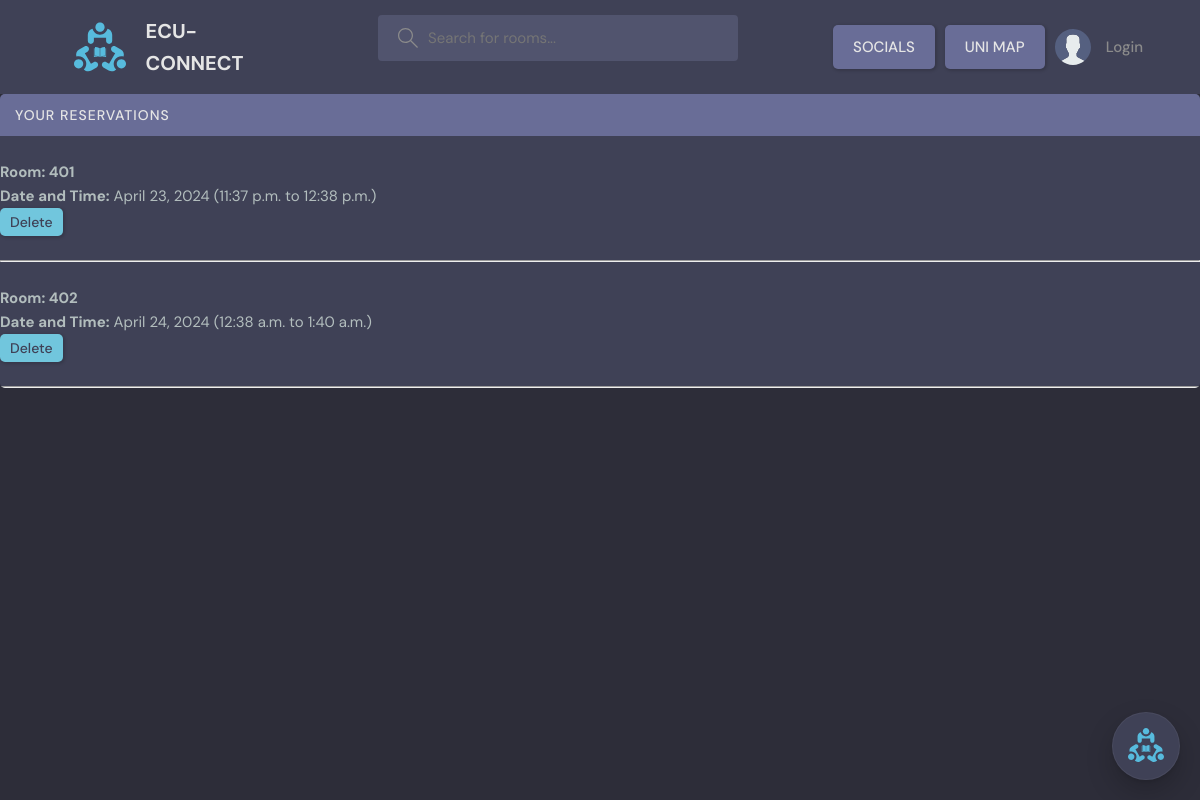
/view_reservation/, run on the app's committed database.
### base/models.py (models this page shows, shortened)
class Reservation(models.Model):
    room = models.ForeignKey(Room, on_delete=models.CASCADE)
    user_id = models.CharField(max_length=100)
    date = models.DateField()
    start_time = models.TimeField()
    end_time = models.TimeField()

class Room(models.Model):
    name = models.CharField(max_length=100)

### base/views.py (the view)
# urls.py: path('view_reservation/', views.viewReservations, name="view_reservation"),
def viewReservations(request):
    reservations = Reservation.objects.all()
    return render(request, 'base/view_reservation.html', {'reservations': reservations})

### base/templates/base/view_reservation.html (shortened to what this page needs)
{% extends 'main.html' %}
{% block content %}
  <div class="activities">
    <div class="activities__header">
      <h2>Your Reservations</h2>
    </div>
    <ul class="activities__list">
      {% for reservation in reservations %}
      <li class="activities__item">
        <div class="activities__itemContent">
          <div class="activities__itemHeader">
            <br>
            <h3 class="activities__itemTitle">Room: {{ reservation.room.name }}</h3>
            <p class="activities__itemTime"><strong>Date and Time:</strong> {{ reservation.date }} ({{ reservation.start_time }} to {{ reservation.end_time }})</p>
        </div>
          <form action="{% url 'delete_reservation' reservation.id %}" method="post">
            <button class="btn btn--main" type="submit" style="padding: 5px 10px; font-size: 14px;">Delete</button>
            <br>
            <br>
            <hr>
          </form>
        </div>
      </li>
      {% endfor %}
    </ul>
  </div>
{% endblock %}

### static/styles/style.css (style rules this page uses)
:root { --color-main: #71c6dd; --color-main-light: #e1f6fb; --color-dark: #3f4156; --color-dark-medium: #51546e; --color-dark-light: #696d97; --color-light: #e5e5e5; --color-gray: #8b8b8b; --color-light-gray: #b2bdbd; --color-bg: #2d2d39; --color-success: #5dd693; --color-error: #fc4b0b; }
* { font-family: "DM Sans", -apple-system, BlinkMacSystemFont, "Segoe UI", Roboto, Oxygen, Ubuntu, Cantarell, "Open Sans", "Helvetica Neue", sans-serif; margin: 0; padding: 0; box-sizing: border-box; text-rendering: optimizeLegibility; font-size: inherit; }
html { font-size: 56.25%; }
@media only screen and (min-width: 1200px) { html { font-size: 62.5%; } }
body { line-height: 1.6; font-weight: 400; font-size: 1.5rem; color: var(--color-light-gray); background-color: var(--color-bg); min-height: 100vh; }
.btn { background-color: transparent; border: none; display: inline-flex; align-items: center; gap: 1rem; cursor: pointer; transition: all ease-in-out 0.3s; padding: 1rem 2rem; border-radius: 5px; box-shadow: 1px 1px 3px 1px rgba(0, 0, 0, 0.15); font-weight: 500; }
.btn--main { background-color: var(--color-main); color: var(--color-dark); }
.activities { background: var(--color-dark); border-radius: 5px; overflow: hidden; }
.activities__header h2 { background-color: var(--color-dark-light); text-transform: uppercase; font-weight: 500; padding: 1rem 1.5rem; color: var(--color-light); letter-spacing: 1px; font-size: 1.4rem; }

### data on the page
Reservation: room.name "401", date "April 23, 2024", start_time "11:37 p.m.", end_time "12:38 p.m."
Reservation: room.name "402", date "April 24, 2024", start_time "12:38 a.m.", end_time "1:40 a.m."
